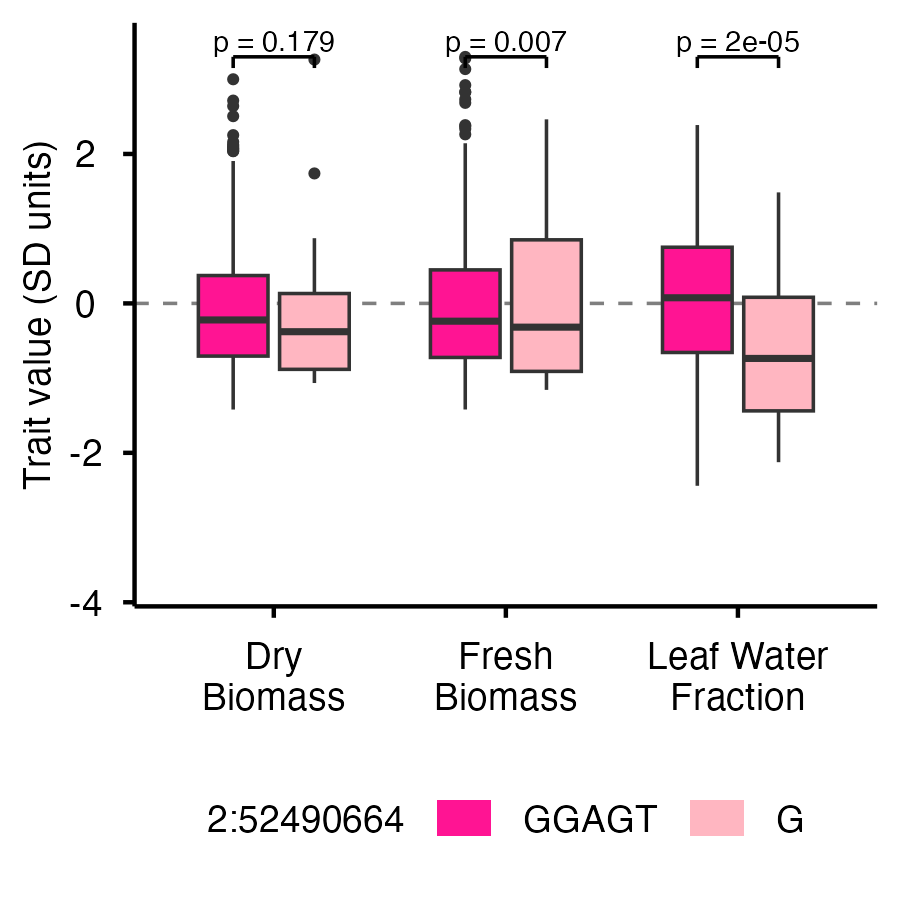

Generate this figure with R:
# Supplemental figure: standalone version of chr2_story.png panel D, but with biomass values
# that are not genotype-PC-residualized for display (unlike make_chr2_story_figure.py's
# panel D, which structure-adjusts on top of this). Chr2:52.49 Mb WDL1/GDSL cuticle-candidate
# lead marker (2:52490664, GGAGT>G, 4-bp del) vs. dry biomass, fresh biomass, and leaf water
# fraction, pooled MI2020+MI2021 -- the allele's effect concentrates on leaf WATER, not
# biomass. story_biomass_data.csv pools MI2020+MI2021 by z-scoring each trait WITHIN
# environment (across genotypes) first, then averaging the per-environment z-scores per
# genotype -- tighter than pooling raw grams/fraction across environments and z-scoring once
# at the end, since it removes each year's mean/scale offset before pooling (see
# figures/chr2_gloss_peak/compute_story_panels.py, where the p-values in story_pvalues.json
# are also computed on this within-env-pooled scale). This script's raw_z() below just
# re-standardizes that already-pooled scale for display, no further adjustment. See
# figures/chr2_gloss_peak/chr2_story_legend.md for the full multi-panel story this panel
# comes from.
# All inputs are pre-subset into this directory by scripts/subset_figure_data.R.
library(tidyverse)
library(paletteer)
library(jsonlite)

theme_use <- theme_minimal() +
  theme(axis.text.x = element_text(size = 9, color = 'black', margin = margin(0, 0, 0, 0),
                                   vjust = 0.5, hjust = 0.5),
        axis.text.y = element_text(size = 9, color = 'black', vjust = 0.5, hjust = 0.5),
        legend.text = element_text(size = 9, color = 'black', vjust = 0.5, hjust = 0.5),
        plot.title = element_text(size = 9, color = 'black', vjust = 0, hjust = 0.5),
        plot.subtitle = element_text(size = 9, color = 'black', vjust = 0, hjust = 0.5),
        text = element_text(size = 9, color = 'black'),
        legend.position = 'bottom',
        line = element_line(color = 'black', linewidth = 1),
        axis.ticks = element_line(color = 'black', linewidth = 0.5),
        axis.line.x.bottom = element_line(color = 'black', linewidth = 0.5),
        axis.line.y.left = element_line(color = 'black', linewidth = 0.5),
        panel.grid = element_blank(),
        panel.background = element_blank())

fmt_p <- function(p) if_else(p < 1e-3, sprintf('p = %.0e', p), sprintf('p = %.3f', p))

# re-standardize the already within-env-pooled trait for display; no genotype-PC residualization
raw_z <- function(data, trait)
{
  d <- data %>% filter(!is.na(.data[[trait]]))
  tibble(genotype = d$genotype, peak_dose = d$peak_dose, z = as.numeric(scale(d[[trait]])))
}

bm <- read_csv('story_biomass_data.csv', show_col_types = FALSE)
pvals <- fromJSON('story_pvalues.json')$biomass_pooled

REF_AL <- 'GGAGT'; ALT_AL <- 'G'
traits <- c(dry = 'Dry\nBiomass', fresh = 'Fresh\nBiomass', water_frac = 'Leaf Water\nFraction')

df <- imap_dfr(traits, function(lab, key) raw_z(bm, key) %>% mutate(trait = lab)) %>%
  mutate(trait = factor(trait, levels = traits),
        allele = factor(if_else(peak_dose == 0, REF_AL, ALT_AL), levels = c(REF_AL, ALT_AL)))

brackets <- tibble(trait_key = names(traits), trait = traits[trait_key]) %>%
  mutate(trait = factor(trait, levels = traits),
        p = map_dbl(trait_key, ~ pvals[[.x]]$p),
        x = as.numeric(trait), xmin = x - 0.175, xmax = x + 0.175,
        y = 3.3, tick = 0.15)

wdl1_colors <- paletteer_d('tvthemes::Diamonds')[c(5, 6)]

wdl1_leafwater <- ggplot(df, aes(trait, z, fill = allele)) +
  geom_hline(yintercept = 0, linetype = 'dashed', color = 'grey50', linewidth = 0.4) +
  geom_boxplot(position = position_dodge(width = 0.7), width = 0.6, outlier.size = 0.7, linewidth = 0.4) +
  geom_segment(data = brackets, aes(x = xmin, xend = xmax, y = y, yend = y), inherit.aes = FALSE, linewidth = 0.4) +
  geom_segment(data = brackets, aes(x = xmin, xend = xmin, y = y - tick, yend = y), inherit.aes = FALSE, linewidth = 0.4) +
  geom_segment(data = brackets, aes(x = xmax, xend = xmax, y = y - tick, yend = y), inherit.aes = FALSE, linewidth = 0.4) +
  geom_text(data = brackets, aes(x = x, y = y, label = fmt_p(p)), inherit.aes = FALSE,
           vjust = -0.3, size = 7, size.unit = 'pt') +
  scale_x_discrete(name = NULL) +
  scale_y_continuous(name = 'Trait value (SD units)', limits = c(-3.7, 3.4)) +
  scale_fill_manual(name = '2:52490664', values = wdl1_colors, labels = c(REF_AL, ALT_AL)) +
  guides(fill = guide_legend(override.aes = list(color = NA))) +
  theme_use
wdl1_leafwater
ggsave('wdl1_leafwater.png', plot = wdl1_leafwater, width = 3, height = 3, dpi = 300, bg = 'white')
